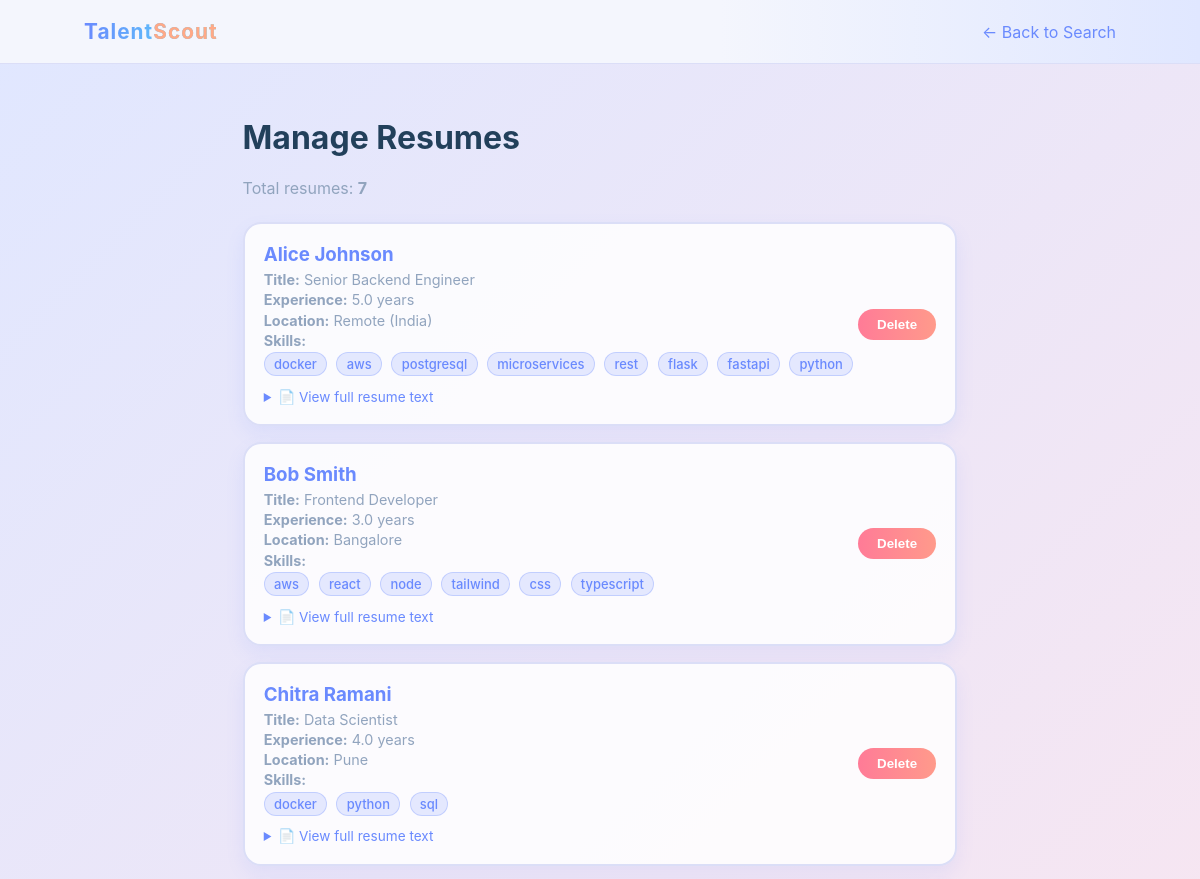
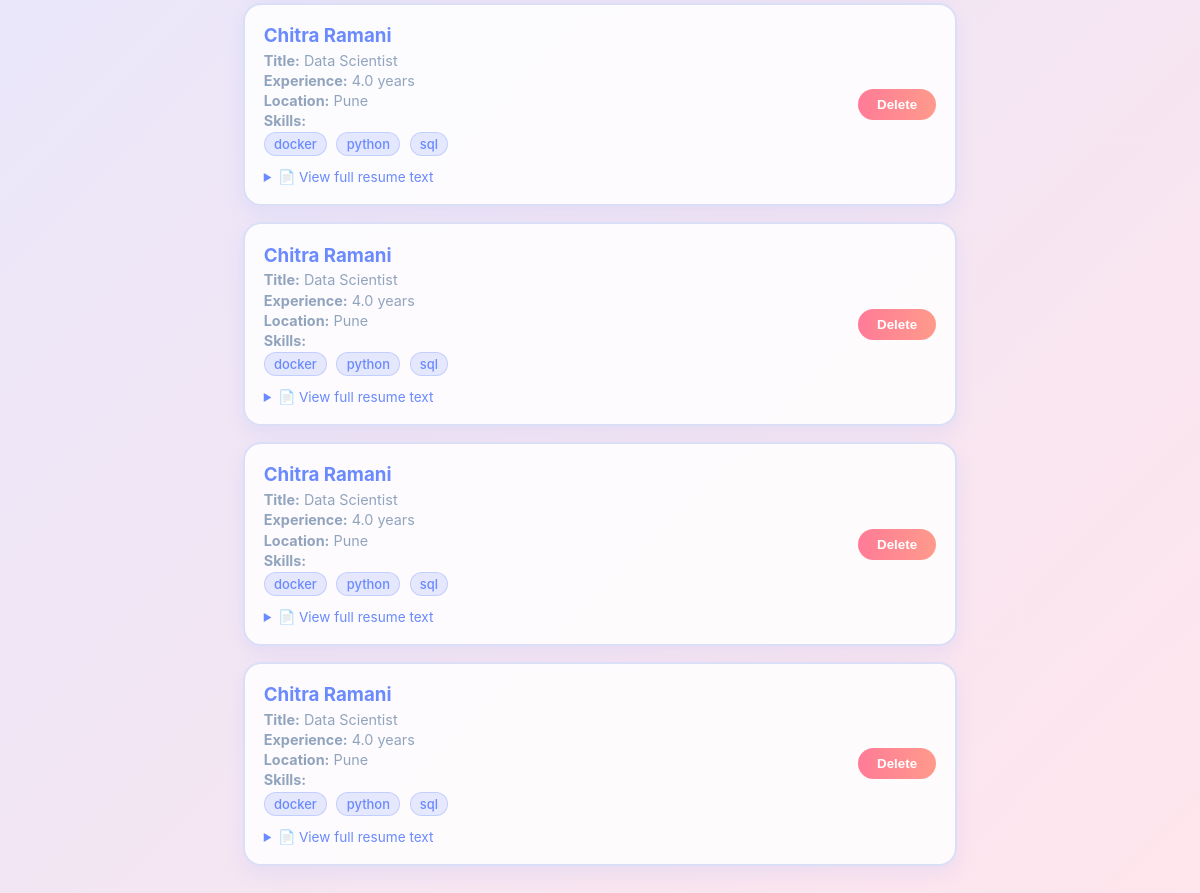
The app's page /manage_resumes, older data (2 pictures, top to bottom).
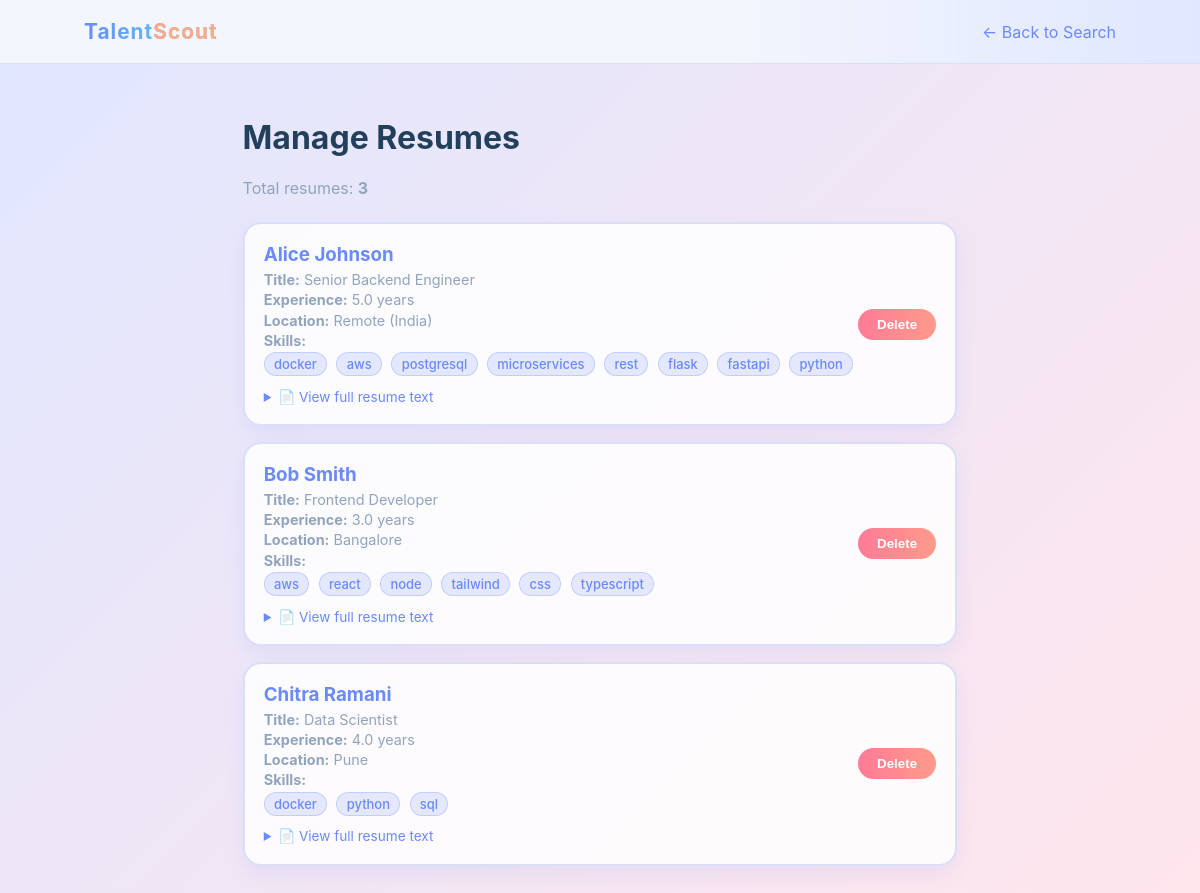
The same page, newer data.
### app/models.py (models this page shows)
class Resume(Base):
    __tablename__ = "resumes"
    id = Column(Integer, primary_key=True, index=True)
    candidate_name = Column(String(200), nullable=False)
    title = Column(String(200), nullable=True)
    years_experience = Column(Float, nullable=True)
    location = Column(String(200), nullable=True)
    raw_text = Column(Text, nullable=False)
    embedding_dim = Column(Integer, nullable=True)
    skills = relationship("Skill", secondary=resume_skill, back_populates="resumes")

class Skill(Base):
    __tablename__ = "skills"
    id = Column(Integer, primary_key=True, index=True)
    name = Column(String(100), unique=True, index=True)
    resumes = relationship("Resume", secondary=resume_skill, back_populates="skills")

### app/main.py (the view)
@app.get("/manage_resumes", response_class=HTMLResponse)
def manage_resumes(request: Request, db: Session = Depends(get_db)):
    resumes = db.query(Resume).all()
    return templates.TemplateResponse(
        "manage_resumes.html", {"request": request, "resumes": resumes}
    )

### app/main.py (called while the page is built)
def get_db():
    db = SessionLocal()
    try:
        yield db
    finally:
        db.close()

### templates/manage_resumes.html (shortened to what this page needs)
<!DOCTYPE html>
<html lang="en">
<head>
    <link rel="stylesheet" href="/static/style.css">
</head>
<body>
    <header class="header">
        <div class="logo">Talent<span>Scout</span></div>
        <a href="/" style="color: var(--accent, #6a8afe); text-decoration: none;">← Back to Search</a>
    </header>
    <div class="manage-container">
        <h1>Manage Resumes</h1>
        <p style="color: var(--text-muted, #8a99b5); margin-bottom: 1.5rem;">
            Total resumes: <strong>{{ resumes|length }}</strong>
        </p>
        {% if resumes %}
        <div class="resume-list">
            {% for r in resumes %}
            <div class="resume-item">
                <div class="resume-info">
                    <h3>{{ r.candidate_name }}</h3>
                    {% if r.title %}
                    <p><strong>Title:</strong> {{ r.title }}</p>
                    {% endif %}
                    {% if r.years_experience and r.years_experience > 0 %}
                    <p><strong>Experience:</strong> {{ r.years_experience }} years</p>
                    {% endif %}
                    {% if r.location %}
                    <p><strong>Location:</strong> {{ r.location }}</p>
                    {% endif %}
                    {% if r.skills and r.skills|length > 0 %}
                    <p><strong>Skills:</strong></p>
                    <div>
                        {% for s in r.skills %}
  <span class="chip">{{ s.name }}</span>
{% endfor %}
                    </div>
                    {% endif %}
                    <details style="margin-top: 0.5rem;">
                        <summary style="cursor: pointer; color: var(--accent); font-size: 0.85rem;">📄 View full resume text</summary>
                    </details>
                </div>
                <button class="btn-delete" onclick="deleteResume({{ r.id }}, '{{ r.candidate_name }}')">
                    Delete
                </button>
            </div>
            {% endfor %}
        </div>
        {% else %}
        <div class="empty">
            <p>No resumes in database.</p>
            <a href="/" style="color: var(--accent, #6a8afe);">Upload some resumes</a>
        </div>
        {% endif %}
    </div>
</body>
</html>

### static/style.css (style rules this page uses)
:root { --bg: #f4f6fd; --bg-gradient: linear-gradient(135deg, #e0e7ff 0%, #ffe5ec 100%); --glass-color: rgba(255, 255, 255, 0.85); --glass-blur: blur(14px); --accent: #6a8afe; --accent-secondary: #55e1f7; --accent-tertiary: #ffa987; --accent-soft: rgba(106, 138, 254, 0.16); --danger: #ff7b97; --card-shadow: 0 12px 32px rgba(106,138,254,0.09), 0 2px 8px 0 rgba(89,164,255,0.06); --border-subtle: #dbdef7; --radius-lg: 18px; --radius-md: 12px; --text-main: #22405b; --text-muted: #91a4be; --transition: 160ms cubic-bezier(.56,.08,.58,1); }
body { margin: 0; font-family: 'Inter', system-ui, -apple-system, BlinkMacSystemFont, "Segoe UI", Arial, sans-serif; background: var(--bg-gradient); min-height: 100vh; color: var(--text-main); transition: background 0.4s; display: flex; flex-direction: column; }
.header { display: flex; justify-content: space-between; align-items: center; padding: 1.2rem 7vw; border-bottom: 1px solid var(--border-subtle); background: linear-gradient(90deg, #f4f6fd 60%, #e0e7ff 100%); backdrop-filter: blur(8px); position: sticky; top: 0; z-index: 10; }
.logo { font-weight: 700; font-size: 1.3rem; letter-spacing: 0.05em; color: var(--accent); background: linear-gradient(90deg, var(--accent), var(--accent-secondary)); -webkit-background-clip: text; -webkit-text-fill-color: transparent; }
.logo span { color: var(--accent-tertiary); background: none; -webkit-text-fill-color: var(--accent-tertiary); }
.chip { font-size: 0.81rem; padding: 0.19rem 0.58rem; border-radius: 999px; background: var(--accent-soft); color: var(--accent); border: 1px solid rgba(106,138,254,0.29); font-weight: 500; }

### templates/manage_resumes.html (style rules this page uses)
.manage-container { max-width: 1100px; margin: 2rem auto; padding: 0 1.5rem; }
.resume-list { display: flex; flex-direction: column; gap: 1rem; }
.resume-item { background: var(--glass-color, #fff); border: 2px solid var(--border-subtle, #e0e7ef); border-radius: var(--radius-lg, 16px); padding: 1.2rem; display: flex; justify-content: space-between; align-items: center; box-shadow: 0 8px 18px rgba(106,138,254,0.1); }
.resume-info { flex: 1; }
.resume-info h3 { margin: 0 0 0.3rem 0; color: var(--accent, #6a8afe); }
.resume-info p { margin: 0.2rem 0; font-size: 0.9rem; color: var(--text-muted, #8a99b5); }
.btn-delete { background: linear-gradient(90deg, #ff7b97, #ff9a8b); color: white; border: none; padding: 0.5rem 1.2rem; border-radius: 999px; cursor: pointer; font-weight: 600; transition: transform 0.2s; }
.chip { display: inline-block; font-size: 0.81rem; padding: 0.19rem 0.58rem; border-radius: 999px; background: var(--accent-soft); color: var(--accent); border: 1px solid rgba(106,138,254,0.29); font-weight: 500; margin-right: 0.3rem; margin-bottom: 0.3rem; }

Row changes from the older to the newer data that the page shows:
removed Resume: candidate_name "Chitra Ramani", title "Data Scientist", years_experience "4.0", location "Pune", Skill (name "docker"), Skill (name "python"), Skill (name "sql")
removed Resume: candidate_name "Chitra Ramani", title "Data Scientist", years_experience "4.0", location "Pune", Skill (name "docker"), Skill (name "python"), Skill (name "sql")
removed Resume: candidate_name "Chitra Ramani", title "Data Scientist", years_experience "4.0", location "Pune", Skill (name "docker"), Skill (name "python"), Skill (name "sql")
removed Resume: candidate_name "Chitra Ramani", title "Data Scientist", years_experience "4.0", location "Pune", Skill (name "docker"), Skill (name "python"), Skill (name "sql")
Text that changed along with them:
{{ resumes|length }}: "7" → "3"
